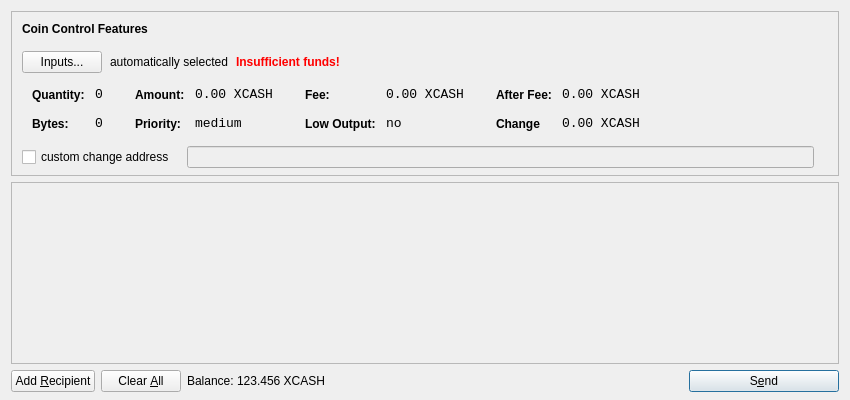
<?xml version="1.0" encoding="UTF-8"?>
<ui version="4.0">
 <class>SendCoinsDialog</class>
 <widget class="QDialog" name="SendCoinsDialog">
  <property name="geometry">
   <rect>
    <x>0</x>
    <y>0</y>
    <width>850</width>
    <height>400</height>
   </rect>
  </property>
  <property name="windowTitle">
   <string>Send Coins</string>
  </property>
  <layout class="QVBoxLayout" name="verticalLayout" stretch="0,1,0">
   <property name="bottomMargin">
    <number>8</number>
   </property>
   <item>
    <widget class="QFrame" name="frameCoinControl">
     <property name="sizePolicy">
      <sizepolicy hsizetype="Expanding" vsizetype="Expanding">
       <horstretch>0</horstretch>
       <verstretch>0</verstretch>
      </sizepolicy>
     </property>
     <property name="maximumSize">
      <size>
       <width>16777215</width>
       <height>16777215</height>
      </size>
     </property>
     <property name="frameShape">
      <enum>QFrame::StyledPanel</enum>
     </property>
     <property name="frameShadow">
      <enum>QFrame::Sunken</enum>
     </property>
     <layout class="QVBoxLayout" name="verticalLayoutCoinControl2">
      <property name="spacing">
       <number>-1</number>
      </property>
      <property name="leftMargin">
       <number>0</number>
      </property>
      <property name="topMargin">
       <number>0</number>
      </property>
      <property name="rightMargin">
       <number>0</number>
      </property>
      <property name="bottomMargin">
       <number>6</number>
      </property>
      <item>
       <layout class="QVBoxLayout" name="verticalLayoutCoinControl" stretch="0,0,0,0,1">
        <property name="spacing">
         <number>0</number>
        </property>
        <property name="leftMargin">
         <number>10</number>
        </property>
        <property name="topMargin">
         <number>10</number>
        </property>
        <item>
         <layout class="QHBoxLayout" name="horizontalLayoutCoinControl1">
          <property name="bottomMargin">
           <number>15</number>
          </property>
          <item>
           <widget class="QLabel" name="labelCoinControlFeatures">
            <property name="sizePolicy">
             <sizepolicy hsizetype="Preferred" vsizetype="Maximum">
              <horstretch>0</horstretch>
              <verstretch>0</verstretch>
             </sizepolicy>
            </property>
            <property name="font">
             <font>
              <weight>75</weight>
              <bold>true</bold>
             </font>
            </property>
            <property name="styleSheet">
             <string notr="true">font-weight:bold;</string>
            </property>
            <property name="text">
             <string>Coin Control Features</string>
            </property>
           </widget>
          </item>
         </layout>
        </item>
        <item>
         <layout class="QHBoxLayout" name="horizontalLayoutCoinControl2" stretch="0,0,0,0">
          <property name="spacing">
           <number>8</number>
          </property>
          <property name="bottomMargin">
           <number>10</number>
          </property>
          <item>
           <widget class="QPushButton" name="pushButtonCoinControl">
            <property name="styleSheet">
             <string notr="true"/>
            </property>
            <property name="text">
             <string>Inputs...</string>
            </property>
           </widget>
          </item>
          <item>
           <widget class="QLabel" name="labelCoinControlAutomaticallySelected">
            <property name="text">
             <string>automatically selected</string>
            </property>
            <property name="margin">
             <number>5</number>
            </property>
           </widget>
          </item>
          <item>
           <widget class="QLabel" name="labelCoinControlInsuffFunds">
            <property name="font">
             <font>
              <weight>75</weight>
              <bold>true</bold>
             </font>
            </property>
            <property name="styleSheet">
             <string notr="true">color:red;font-weight:bold;</string>
            </property>
            <property name="text">
             <string>Insufficient funds!</string>
            </property>
            <property name="margin">
             <number>5</number>
            </property>
           </widget>
          </item>
          <item>
           <spacer name="horizontalSpacerCoinControl">
            <property name="orientation">
             <enum>Qt::Horizontal</enum>
            </property>
            <property name="sizeHint" stdset="0">
             <size>
              <width>40</width>
              <height>1</height>
             </size>
            </property>
           </spacer>
          </item>
         </layout>
        </item>
        <item>
         <widget class="QWidget" name="widgetCoinControl" native="true">
          <property name="sizePolicy">
           <sizepolicy hsizetype="Preferred" vsizetype="Preferred">
            <horstretch>0</horstretch>
            <verstretch>0</verstretch>
           </sizepolicy>
          </property>
          <property name="minimumSize">
           <size>
            <width>0</width>
            <height>0</height>
           </size>
          </property>
          <property name="styleSheet">
           <string notr="true"/>
          </property>
          <layout class="QHBoxLayout" name="horizontalLayoutCoinControl5">
           <property name="margin">
            <number>0</number>
           </property>
           <item>
            <layout class="QHBoxLayout" name="horizontalLayoutCoinControl3" stretch="0,0,0,1">
             <property name="spacing">
              <number>20</number>
             </property>
             <property name="topMargin">
              <number>0</number>
             </property>
             <property name="bottomMargin">
              <number>10</number>
             </property>
             <item>
              <layout class="QFormLayout" name="formLayoutCoinControl1">
               <property name="horizontalSpacing">
                <number>10</number>
               </property>
               <property name="verticalSpacing">
                <number>14</number>
               </property>
               <property name="leftMargin">
                <number>10</number>
               </property>
               <property name="topMargin">
                <number>4</number>
               </property>
               <property name="rightMargin">
                <number>6</number>
               </property>
               <item row="0" column="0">
                <widget class="QLabel" name="labelCoinControlQuantityText">
                 <property name="styleSheet">
                  <string notr="true">font-weight:bold;</string>
                 </property>
                 <property name="text">
                  <string>Quantity:</string>
                 </property>
                 <property name="margin">
                  <number>0</number>
                 </property>
                </widget>
               </item>
               <item row="0" column="1">
                <widget class="QLabel" name="labelCoinControlQuantity">
                 <property name="font">
                  <font>
                   <family>Monospace</family>
                   <pointsize>10</pointsize>
                  </font>
                 </property>
                 <property name="cursor">
                  <cursorShape>IBeamCursor</cursorShape>
                 </property>
                 <property name="contextMenuPolicy">
                  <enum>Qt::ActionsContextMenu</enum>
                 </property>
                 <property name="text">
                  <string>0</string>
                 </property>
                 <property name="margin">
                  <number>0</number>
                 </property>
                 <property name="textInteractionFlags">
                  <set>Qt::LinksAccessibleByMouse|Qt::TextSelectableByKeyboard|Qt::TextSelectableByMouse</set>
                 </property>
                </widget>
               </item>
               <item row="1" column="0">
                <widget class="QLabel" name="labelCoinControlBytesText">
                 <property name="styleSheet">
                  <string notr="true">font-weight:bold;</string>
                 </property>
                 <property name="text">
                  <string>Bytes:</string>
                 </property>
                </widget>
               </item>
               <item row="1" column="1">
                <widget class="QLabel" name="labelCoinControlBytes">
                 <property name="font">
                  <font>
                   <family>Monospace</family>
                   <pointsize>10</pointsize>
                  </font>
                 </property>
                 <property name="cursor">
                  <cursorShape>IBeamCursor</cursorShape>
                 </property>
                 <property name="contextMenuPolicy">
                  <enum>Qt::ActionsContextMenu</enum>
                 </property>
                 <property name="text">
                  <string>0</string>
                 </property>
                 <property name="textInteractionFlags">
                  <set>Qt::LinksAccessibleByMouse|Qt::TextSelectableByKeyboard|Qt::TextSelectableByMouse</set>
                 </property>
                </widget>
               </item>
              </layout>
             </item>
             <item>
              <layout class="QFormLayout" name="formLayoutCoinControl2">
               <property name="horizontalSpacing">
                <number>10</number>
               </property>
               <property name="verticalSpacing">
                <number>14</number>
               </property>
               <property name="leftMargin">
                <number>6</number>
               </property>
               <property name="topMargin">
                <number>4</number>
               </property>
               <property name="rightMargin">
                <number>6</number>
               </property>
               <item row="0" column="0">
                <widget class="QLabel" name="labelCoinControlAmountText">
                 <property name="styleSheet">
                  <string notr="true">font-weight:bold;</string>
                 </property>
                 <property name="text">
                  <string>Amount:</string>
                 </property>
                 <property name="margin">
                  <number>0</number>
                 </property>
                </widget>
               </item>
               <item row="0" column="1">
                <widget class="QLabel" name="labelCoinControlAmount">
                 <property name="font">
                  <font>
                   <family>Monospace</family>
                   <pointsize>10</pointsize>
                  </font>
                 </property>
                 <property name="cursor">
                  <cursorShape>IBeamCursor</cursorShape>
                 </property>
                 <property name="contextMenuPolicy">
                  <enum>Qt::ActionsContextMenu</enum>
                 </property>
                 <property name="text">
                  <string>0.00 XCASH</string>
                 </property>
                 <property name="textInteractionFlags">
                  <set>Qt::LinksAccessibleByMouse|Qt::TextSelectableByKeyboard|Qt::TextSelectableByMouse</set>
                 </property>
                </widget>
               </item>
               <item row="1" column="0">
                <widget class="QLabel" name="labelCoinControlPriorityText">
                 <property name="styleSheet">
                  <string notr="true">font-weight:bold;</string>
                 </property>
                 <property name="text">
                  <string>Priority:</string>
                 </property>
                </widget>
               </item>
               <item row="1" column="1">
                <widget class="QLabel" name="labelCoinControlPriority">
                 <property name="font">
                  <font>
                   <family>Monospace</family>
                   <pointsize>10</pointsize>
                  </font>
                 </property>
                 <property name="cursor">
                  <cursorShape>IBeamCursor</cursorShape>
                 </property>
                 <property name="contextMenuPolicy">
                  <enum>Qt::ActionsContextMenu</enum>
                 </property>
                 <property name="text">
                  <string>medium</string>
                 </property>
                 <property name="textInteractionFlags">
                  <set>Qt::LinksAccessibleByMouse|Qt::TextSelectableByKeyboard|Qt::TextSelectableByMouse</set>
                 </property>
                </widget>
               </item>
              </layout>
             </item>
             <item>
              <layout class="QFormLayout" name="formLayoutCoinControl3">
               <property name="horizontalSpacing">
                <number>10</number>
               </property>
               <property name="verticalSpacing">
                <number>14</number>
               </property>
               <property name="leftMargin">
                <number>6</number>
               </property>
               <property name="topMargin">
                <number>4</number>
               </property>
               <property name="rightMargin">
                <number>6</number>
               </property>
               <item row="0" column="0">
                <widget class="QLabel" name="labelCoinControlFeeText">
                 <property name="styleSheet">
                  <string notr="true">font-weight:bold;</string>
                 </property>
                 <property name="text">
                  <string>Fee:</string>
                 </property>
                 <property name="margin">
                  <number>0</number>
                 </property>
                </widget>
               </item>
               <item row="0" column="1">
                <widget class="QLabel" name="labelCoinControlFee">
                 <property name="font">
                  <font>
                   <family>Monospace</family>
                   <pointsize>10</pointsize>
                  </font>
                 </property>
                 <property name="cursor">
                  <cursorShape>IBeamCursor</cursorShape>
                 </property>
                 <property name="contextMenuPolicy">
                  <enum>Qt::ActionsContextMenu</enum>
                 </property>
                 <property name="text">
                  <string>0.00 XCASH</string>
                 </property>
                 <property name="textInteractionFlags">
                  <set>Qt::LinksAccessibleByMouse|Qt::TextSelectableByKeyboard|Qt::TextSelectableByMouse</set>
                 </property>
                </widget>
               </item>
               <item row="1" column="0">
                <widget class="QLabel" name="labelCoinControlLowOutputText">
                 <property name="styleSheet">
                  <string notr="true">font-weight:bold;</string>
                 </property>
                 <property name="text">
                  <string>Low Output:</string>
                 </property>
                </widget>
               </item>
               <item row="1" column="1">
                <widget class="QLabel" name="labelCoinControlLowOutput">
                 <property name="font">
                  <font>
                   <family>Monospace</family>
                   <pointsize>10</pointsize>
                  </font>
                 </property>
                 <property name="cursor">
                  <cursorShape>IBeamCursor</cursorShape>
                 </property>
                 <property name="contextMenuPolicy">
                  <enum>Qt::ActionsContextMenu</enum>
                 </property>
                 <property name="text">
                  <string>no</string>
                 </property>
                 <property name="textInteractionFlags">
                  <set>Qt::LinksAccessibleByMouse|Qt::TextSelectableByKeyboard|Qt::TextSelectableByMouse</set>
                 </property>
                </widget>
               </item>
              </layout>
             </item>
             <item>
              <layout class="QFormLayout" name="formLayoutCoinControl4">
               <property name="horizontalSpacing">
                <number>10</number>
               </property>
               <property name="verticalSpacing">
                <number>14</number>
               </property>
               <property name="leftMargin">
                <number>6</number>
               </property>
               <property name="topMargin">
                <number>4</number>
               </property>
               <property name="rightMargin">
                <number>6</number>
               </property>
               <item row="0" column="0">
                <widget class="QLabel" name="labelCoinControlAfterFeeText">
                 <property name="styleSheet">
                  <string notr="true">font-weight:bold;</string>
                 </property>
                 <property name="text">
                  <string>After Fee:</string>
                 </property>
                 <property name="margin">
                  <number>0</number>
                 </property>
                </widget>
               </item>
               <item row="0" column="1">
                <widget class="QLabel" name="labelCoinControlAfterFee">
                 <property name="font">
                  <font>
                   <family>Monospace</family>
                   <pointsize>10</pointsize>
                  </font>
                 </property>
                 <property name="cursor">
                  <cursorShape>IBeamCursor</cursorShape>
                 </property>
                 <property name="contextMenuPolicy">
                  <enum>Qt::ActionsContextMenu</enum>
                 </property>
                 <property name="text">
                  <string>0.00 XCASH</string>
                 </property>
                 <property name="textInteractionFlags">
                  <set>Qt::LinksAccessibleByMouse|Qt::TextSelectableByKeyboard|Qt::TextSelectableByMouse</set>
                 </property>
                </widget>
               </item>
               <item row="1" column="0">
                <widget class="QLabel" name="labelCoinControlChangeText">
                 <property name="styleSheet">
                  <string notr="true">font-weight:bold;</string>
                 </property>
                 <property name="text">
                  <string>Change</string>
                 </property>
                </widget>
               </item>
               <item row="1" column="1">
                <widget class="QLabel" name="labelCoinControlChange">
                 <property name="font">
                  <font>
                   <family>Monospace</family>
                   <pointsize>10</pointsize>
                  </font>
                 </property>
                 <property name="cursor">
                  <cursorShape>IBeamCursor</cursorShape>
                 </property>
                 <property name="contextMenuPolicy">
                  <enum>Qt::ActionsContextMenu</enum>
                 </property>
                 <property name="text">
                  <string>0.00 XCASH</string>
                 </property>
                 <property name="textInteractionFlags">
                  <set>Qt::LinksAccessibleByMouse|Qt::TextSelectableByKeyboard|Qt::TextSelectableByMouse</set>
                 </property>
                </widget>
               </item>
              </layout>
             </item>
            </layout>
           </item>
          </layout>
         </widget>
        </item>
        <item>
         <layout class="QHBoxLayout" name="horizontalLayoutCoinControl4" stretch="0,0,0">
          <property name="spacing">
           <number>12</number>
          </property>
          <property name="sizeConstraint">
           <enum>QLayout::SetDefaultConstraint</enum>
          </property>
          <property name="topMargin">
           <number>5</number>
          </property>
          <property name="rightMargin">
           <number>5</number>
          </property>
          <item>
           <widget class="QCheckBox" name="checkBoxCoinControlChange">
            <property name="text">
             <string>custom change address</string>
            </property>
           </widget>
          </item>
          <item>
           <widget class="QLineEdit" name="lineEditCoinControlChange">
            <property name="enabled">
             <bool>false</bool>
            </property>
            <property name="sizePolicy">
             <sizepolicy hsizetype="Expanding" vsizetype="Fixed">
              <horstretch>0</horstretch>
              <verstretch>0</verstretch>
             </sizepolicy>
            </property>
           </widget>
          </item>
          <item>
           <widget class="QLabel" name="labelCoinControlChangeLabel">
            <property name="sizePolicy">
             <sizepolicy hsizetype="Preferred" vsizetype="Expanding">
              <horstretch>0</horstretch>
              <verstretch>0</verstretch>
             </sizepolicy>
            </property>
            <property name="minimumSize">
             <size>
              <width>0</width>
              <height>0</height>
             </size>
            </property>
            <property name="text">
             <string/>
            </property>
            <property name="margin">
             <number>3</number>
            </property>
           </widget>
          </item>
         </layout>
        </item>
        <item>
         <spacer name="verticalSpacerCoinControl">
          <property name="orientation">
           <enum>Qt::Vertical</enum>
          </property>
          <property name="sizeHint" stdset="0">
           <size>
            <width>800</width>
            <height>1</height>
           </size>
          </property>
         </spacer>
        </item>
       </layout>
      </item>
     </layout>
    </widget>
   </item>
   <item>
    <widget class="QScrollArea" name="scrollArea">
     <property name="widgetResizable">
      <bool>true</bool>
     </property>
     <widget class="QWidget" name="scrollAreaWidgetContents">
      <property name="geometry">
       <rect>
        <x>0</x>
        <y>0</y>
        <width>830</width>
        <height>165</height>
       </rect>
      </property>
      <layout class="QVBoxLayout" name="verticalLayout_2">
       <property name="margin">
        <number>0</number>
       </property>
       <item>
        <layout class="QVBoxLayout" name="entries">
         <property name="spacing">
          <number>6</number>
         </property>
        </layout>
       </item>
       <item>
        <spacer name="verticalSpacer">
         <property name="orientation">
          <enum>Qt::Vertical</enum>
         </property>
         <property name="sizeHint" stdset="0">
          <size>
           <width>20</width>
           <height>40</height>
          </size>
         </property>
        </spacer>
       </item>
      </layout>
     </widget>
    </widget>
   </item>
   <item>
    <layout class="QHBoxLayout" name="horizontalLayout">
     <item>
      <widget class="QPushButton" name="addButton">
       <property name="toolTip">
        <string>Send to multiple recipients at once</string>
       </property>
       <property name="text">
        <string>Add &amp;Recipient</string>
       </property>
       <property name="icon">
        <iconset resource="../bitcoin.qrc">
         <normaloff>:/icons/add</normaloff>:/icons/add</iconset>
       </property>
       <property name="autoDefault">
        <bool>false</bool>
       </property>
      </widget>
     </item>
     <item>
      <widget class="QPushButton" name="clearButton">
       <property name="sizePolicy">
        <sizepolicy hsizetype="Minimum" vsizetype="Fixed">
         <horstretch>0</horstretch>
         <verstretch>0</verstretch>
        </sizepolicy>
       </property>
       <property name="toolTip">
        <string>Remove all transaction fields</string>
       </property>
       <property name="text">
        <string>Clear &amp;All</string>
       </property>
       <property name="icon">
        <iconset resource="../bitcoin.qrc">
         <normaloff>:/icons/remove</normaloff>:/icons/remove</iconset>
       </property>
       <property name="autoRepeatDelay">
        <number>300</number>
       </property>
       <property name="autoDefault">
        <bool>false</bool>
       </property>
      </widget>
     </item>
     <item>
      <layout class="QHBoxLayout" name="horizontalLayout_2">
       <property name="spacing">
        <number>3</number>
       </property>
       <item>
        <widget class="QLabel" name="label">
         <property name="sizePolicy">
          <sizepolicy hsizetype="Preferred" vsizetype="Fixed">
           <horstretch>0</horstretch>
           <verstretch>0</verstretch>
          </sizepolicy>
         </property>
         <property name="text">
          <string>Balance:</string>
         </property>
        </widget>
       </item>
       <item>
        <widget class="QLabel" name="labelBalance">
         <property name="sizePolicy">
          <sizepolicy hsizetype="Preferred" vsizetype="Fixed">
           <horstretch>0</horstretch>
           <verstretch>0</verstretch>
          </sizepolicy>
         </property>
         <property name="cursor">
          <cursorShape>IBeamCursor</cursorShape>
         </property>
         <property name="text">
          <string>123.456 XCASH</string>
         </property>
         <property name="textInteractionFlags">
          <set>Qt::LinksAccessibleByMouse|Qt::TextSelectableByKeyboard|Qt::TextSelectableByMouse</set>
         </property>
        </widget>
       </item>
      </layout>
     </item>
     <item>
      <spacer name="horizontalSpacer">
       <property name="orientation">
        <enum>Qt::Horizontal</enum>
       </property>
       <property name="sizeHint" stdset="0">
        <size>
         <width>40</width>
         <height>20</height>
        </size>
       </property>
      </spacer>
     </item>
     <item>
      <widget class="QPushButton" name="sendButton">
       <property name="minimumSize">
        <size>
         <width>150</width>
         <height>0</height>
        </size>
       </property>
       <property name="toolTip">
        <string>Confirm the send action</string>
       </property>
       <property name="text">
        <string>S&amp;end</string>
       </property>
       <property name="icon">
        <iconset resource="../bitcoin.qrc">
         <normaloff>:/icons/send</normaloff>:/icons/send</iconset>
       </property>
       <property name="default">
        <bool>true</bool>
       </property>
      </widget>
     </item>
    </layout>
   </item>
  </layout>
 </widget>
 <resources>
  <include location="../bitcoin.qrc"/>
 </resources>
 <connections/>
</ui>
